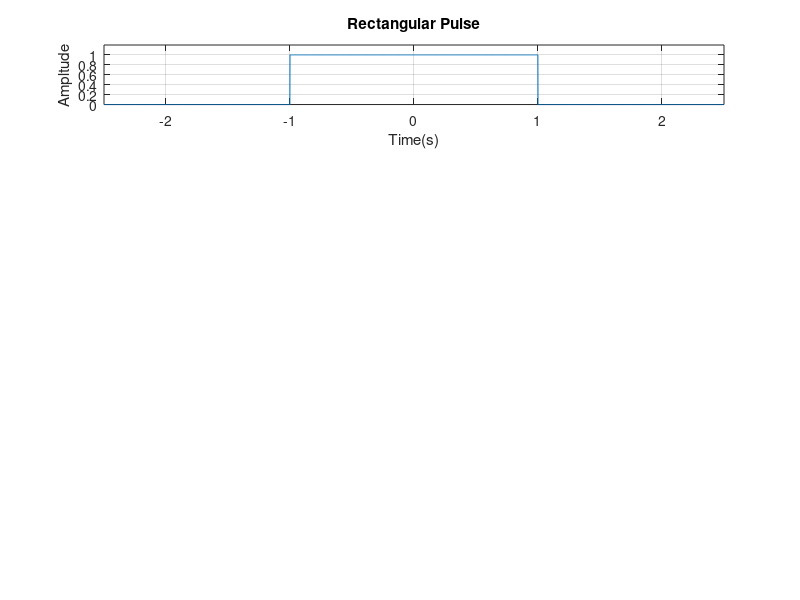

Source code (MATLAB): (Note: this script raises an error after producing the figure.)
% 
Fs = 500;
T = 2;
t = -2.5 : 0.001 : 2.5;
x = rectpuls(t,T);
subplot(5,1,1);
plot(t,x);
axis([-2.5 2.5 0 1.2])
title({'Rectangular Pulse'});
xlabel({'Time(s)'});
ylabel('Ampltude');
grid on;

% Fourier transform of Rectangular Pulse  
syms t omega; 
F(omega) = int(exp(1j*omega*t), t, -0.25, 0.25);
%figure;
subplot(5,1,2);
fplot(F,[-1 1]*16*pi);
title({'Fourier Transform of Rectangular Pulse'});
xlabel({'Time(s)'});
ylabel('Ampltude');
grid on;

